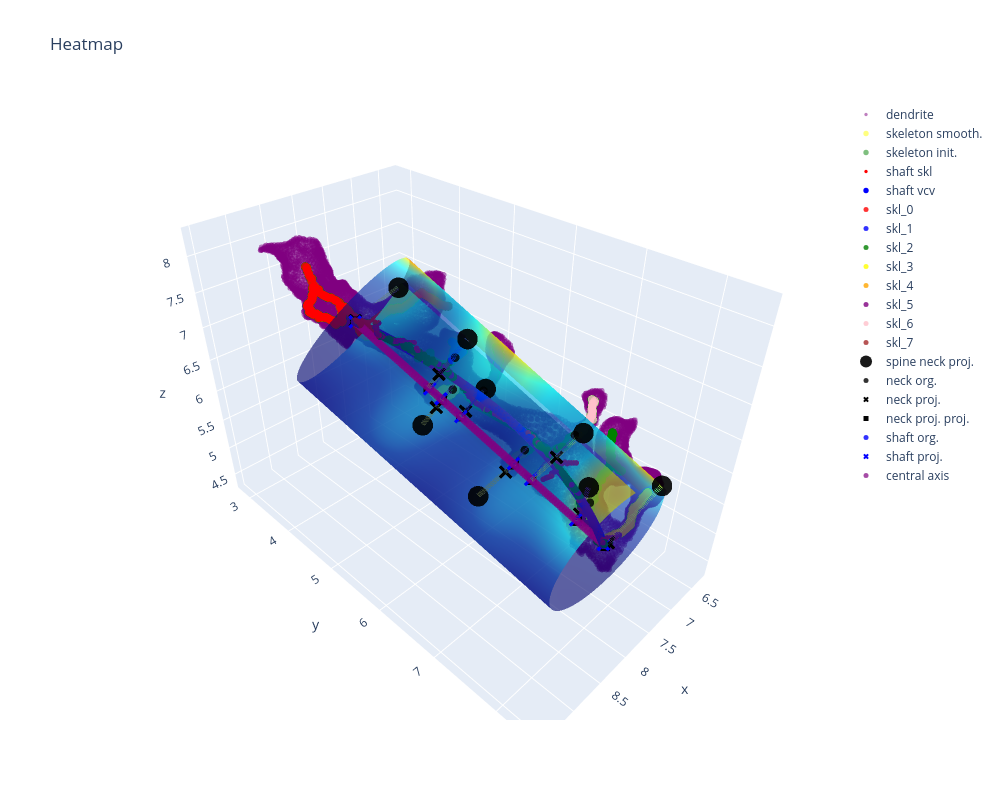

The code cell stored with this chart in its notebook:
### Code cell
import plotly.graph_objects as go
fig = go.Figure()

for ms in inten_mesh3d[2]:

    fig.add_trace(ms)
iun=inten_mesh3d[1][0]
iun['opacity']=0.6           # change the colorrscale opacity
fig.add_trace(iun)


for ms in inten_mesh3d[1][1:]:
    fig.add_trace(ms)
fig.update_layout(
    title="Heatmap",
    xaxis_title="X",
    yaxis_title="Y",
    width=1000,
    height=800
)

fig.show()

### Figure 1 — Plotly figure (JSON) as saved in the notebook; plotly's stock layout.template omitted (floating-point values rounded to 4 significant figures; data arrays with more than 128 entries replaced by an {"elided": "..."} marker saying what was removed)
{"data": [{"marker": {"color": "purple", "opacity": 0.5, "size": 3.3}, "mode": "markers", "name": "dendrite", "showlegend": true, "type": "scatter3d", "x": {"elided": "11228 float values"}, "y": {"elided": "11228 float values"}, "z": {"elided": "11228 float values"}}, {"marker": {"color": "yellow", "opacity": 0.5, "size": 5.3}, "mode": "markers", "name": "skeleton smooth.", "showlegend": true, "type": "scatter3d", "x": {"elided": "11228 float values"}, "y": {"elided": "11228 float values"}, "z": {"elided": "11228 float values"}}, {"marker": {"color": "green", "opacity": 0.5, "size": 5.3}, "mode": "markers", "name": "skeleton init.", "showlegend": true, "type": "scatter3d", "x": {"elided": "11228 float values"}, "y": {"elided": "11228 float values"}, "z": {"elided": "11228 float values"}}, {"marker": {"color": "red", "opacity": 1, "size": 3.3}, "mode": "markers", "name": "shaft skl", "showlegend": true, "type": "scatter3d", "x": {"elided": "243 float values"}, "y": {"elided": "243 float values"}, "z": {"elided": "243 float values"}}, {"marker": {"color": "blue", "opacity": 1, "size": 5.3}, "mode": "markers", "name": "shaft vcv", "showlegend": true, "type": "scatter3d", "x": {"elided": "150 float values"}, "y": {"elided": "150 float values"}, "z": {"elided": "150 float values"}}, {"marker": {"color": "red", "opacity": 0.8, "size": 5}, "mode": "markers", "name": "skl_0", "showlegend": true, "type": "scatter3d", "x": {"elided": "205 float values"}, "y": {"elided": "205 float values"}, "z": {"elided": "205 float values"}}, {"marker": {"color": "blue", "opacity": 0.8, "size": 5}, "mode": "markers", "name": "skl_1", "showlegend": true, "type": "scatter3d", "x": [8.587, 7.931, 8.497, 8.361, 7.931, 8.565, 8.429, 8.112, 8.587, 8.293, 8.089, 8.18, 8.27, 8.225, 8.52, 7.976, 8.316, 8.021, 8.044, 7.953, 7.976, 8.542, 8.587, 8.066, 8.202, 8.18, 8.587, 8.134, 8.565, 8.61, 7.976, 8.157, 7.976, 7.931, 7.999, 7.931, 8.587, 8.61, 8.474, 8.452, 8.338, 8.61, 8.406, 8.565, 8.565, 8.384, 8.248, 8.655, 8.633], "y": [6.309, 5.72, 6.196, 6.105, 5.697, 6.286, 6.15, 5.924, 6.309, 6.06, 5.901, 5.969, 6.037, 6.014, 6.218, 5.833, 6.082, 5.878, 5.878, 5.765, 5.788, 6.241, 6.331, 5.901, 5.992, 5.946, 6.331, 5.924, 6.286, 6.354, 5.811, 5.924, 5.856, 5.743, 5.856, 5.675, 6.309, 6.354, 6.196, 6.173, 6.105, 6.354, 6.15, 6.309, 6.264, 6.128, 6.037, 6.354, 6.354], "z": [7.704, 7.16, 7.591, 7.568, 7.138, 7.659, 7.591, 7.41, 7.749, 7.523, 7.387, 7.455, 7.5, 7.5, 7.591, 7.274, 7.523, 7.342, 7.364, 7.206, 7.228, 7.591, 7.795, 7.387, 7.478, 7.455, 7.772, 7.41, 7.636, 7.84, 7.251, 7.432, 7.296, 7.183, 7.319, 7.115, 7.727, 7.863, 7.591, 7.591, 7.546, 7.817, 7.591, 7.681, 7.613, 7.568, 7.523, 7.908, 7.885]}, {"marker": {"color": "green", "opacity": 0.8, "size": 5}, "mode": "markers", "name": "skl_2", "showlegend": true, "type": "scatter3d", "x": [7.206, 7.002, 6.979, 7.319, 7.251, 6.934, 6.979, 7.274, 7.002, 6.934, 6.979, 6.979, 6.843, 6.979, 6.957, 7.138, 7.228, 6.979, 6.979, 7.002, 7.002, 7.025, 6.911, 6.957, 7.16, 7.002, 6.979, 7.047, 6.957, 7.115, 7.296, 6.889, 6.957, 7.002, 7.002, 7.183, 7.07, 7.092, 7.115, 6.866, 6.957, 6.979, 6.957, 6.979, 6.979, 6.957, 6.979], "y": [7.396, 7.577, 7.373, 7.419, 7.419, 7.351, 7.396, 7.419, 7.509, 7.351, 7.419, 7.419, 7.305, 7.396, 7.396, 7.373, 7.419, 7.396, 7.419, 7.6, 7.351, 7.351, 7.351, 7.419, 7.373, 7.555, 7.419, 7.373, 7.396, 7.351, 7.419, 7.328, 7.373, 7.532, 7.487, 7.373, 7.351, 7.351, 7.373, 7.328, 7.373, 7.419, 7.419, 7.396, 7.441, 7.396, 7.464], "z": [5.53, 5.937, 5.756, 5.507, 5.507, 6.186, 6.118, 5.507, 5.96, 6.209, 6.051, 5.983, 6.277, 6.141, 5.801, 5.575, 5.507, 6.096, 6.005, 5.937, 5.733, 5.711, 6.232, 5.869, 5.575, 5.937, 5.96, 5.688, 5.847, 5.62, 5.507, 6.254, 6.164, 5.96, 5.96, 5.552, 5.665, 5.643, 5.598, 6.277, 5.779, 6.028, 5.892, 6.073, 5.915, 5.824, 5.96]}, {"marker": {"color": "yellow", "opacity": 0.8, "size": 5}, "mode": "markers", "name": "skl_3", "showlegend": true, "type": "scatter3d", "x": [7.568, 7.772, 7.749, 7.704, 7.795, 7.772, 7.681, 7.863, 7.591, 7.613, 7.863, 7.591, 7.568, 7.772, 7.704, 7.84, 7.591, 7.84, 7.863, 7.817, 7.681, 7.749, 7.636, 7.863, 7.863, 7.591, 7.568, 7.84, 7.772, 7.681, 7.727, 7.591, 7.591, 7.681, 7.659, 7.591, 7.591, 7.84, 7.863, 7.84, 7.863, 7.84], "y": [5.244, 5.176, 5.086, 5.086, 5.222, 5.131, 5.063, 5.357, 5.222, 5.176, 5.357, 5.267, 5.312, 5.154, 5.04, 5.267, 5.335, 5.29, 5.403, 5.244, 5.018, 5.108, 5.154, 5.425, 5.471, 5.199, 5.29, 5.539, 5.199, 5.108, 5.063, 5.335, 5.267, 5.04, 5.131, 5.357, 5.335, 5.312, 5.448, 5.516, 5.38, 5.335], "z": [6.209, 6.277, 6.232, 6.164, 6.3, 6.277, 6.164, 6.436, 6.186, 6.164, 6.458, 6.232, 6.3, 6.277, 6.209, 6.345, 6.368, 6.368, 6.504, 6.322, 6.186, 6.254, 6.141, 6.504, 6.526, 6.186, 6.277, 6.549, 6.277, 6.141, 6.209, 6.345, 6.254, 6.164, 6.141, 6.39, 6.322, 6.39, 6.504, 6.549, 6.481, 6.413]}, {"marker": {"color": "orange", "opacity": 0.8, "size": 5}, "mode": "markers", "name": "skl_4", "showlegend": true, "type": "scatter3d", "x": [6.979, 6.957, 7.047, 6.775, 7.092, 6.798, 7.478, 7.251, 6.843, 6.73, 7.206, 6.526, 7.115, 6.617, 6.639, 7.07, 6.572, 7.342, 7.319, 6.707, 7.296, 7.025, 7.41, 6.821, 7.183, 7.002, 7.387, 6.594, 6.662, 7.432, 6.685, 6.753, 6.889, 7.16, 6.934, 6.866, 7.364, 7.138, 7.274, 6.911, 7.228, 6.549], "y": [7.826, 7.826, 7.872, 7.804, 7.894, 7.804, 7.849, 7.894, 7.804, 7.781, 7.894, 7.759, 7.894, 7.759, 7.759, 7.872, 7.759, 7.872, 7.872, 7.781, 7.894, 7.849, 7.826, 7.804, 7.894, 7.849, 7.849, 7.759, 7.781, 7.804, 7.781, 7.804, 7.781, 7.894, 7.826, 7.781, 7.849, 7.894, 7.894, 7.804, 7.894, 7.759], "z": [5.348, 5.348, 5.326, 5.394, 5.303, 5.394, 5.235, 5.303, 5.394, 5.371, 5.303, 5.394, 5.303, 5.371, 5.371, 5.326, 5.371, 5.303, 5.303, 5.371, 5.303, 5.348, 5.28, 5.394, 5.303, 5.348, 5.28, 5.371, 5.394, 5.258, 5.371, 5.394, 5.348, 5.303, 5.371, 5.371, 5.303, 5.303, 5.303, 5.371, 5.303, 5.394]}, {"marker": {"color": "purple", "opacity": 0.8, "size": 5}, "mode": "markers", "name": "skl_5", "showlegend": true, "type": "scatter3d", "x": [7.342, 7.455, 7.478, 7.364, 7.41, 7.387, 7.296, 7.636, 7.274, 7.319, 7.523, 7.296, 7.5, 7.568, 7.296, 7.591, 7.613, 7.296, 7.546, 7.364, 7.432], "y": [5.856, 5.878, 5.901, 5.856, 5.878, 5.856, 5.811, 5.878, 5.788, 5.833, 5.901, 5.788, 5.901, 5.901, 5.833, 5.901, 5.901, 5.765, 5.901, 5.856, 5.878], "z": [6.889, 6.753, 6.73, 6.866, 6.798, 6.821, 6.957, 6.594, 7.002, 6.911, 6.707, 6.979, 6.707, 6.662, 6.934, 6.639, 6.617, 7.025, 6.685, 6.843, 6.775]}, {"marker": {"color": "pink", "opacity": 0.8, "size": 5}, "mode": "markers", "name": "skl_6", "showlegend": true, "type": "scatter3d", "x": [7.274, 7.364, 7.319, 7.342, 7.274, 7.274, 7.296, 7.296, 7.274, 7.319, 7.41, 7.319, 7.296, 7.296, 7.251, 7.296, 7.274, 7.274, 7.274, 7.387, 7.296, 7.296, 7.296, 7.319], "y": [7.238, 7.192, 7.192, 7.215, 7.238, 7.26, 7.26, 7.26, 7.26, 7.215, 7.147, 7.215, 7.26, 7.26, 7.26, 7.238, 7.26, 7.26, 7.238, 7.17, 7.283, 7.26, 7.283, 7.26], "z": [6.707, 6.504, 6.549, 6.526, 6.639, 6.753, 6.821, 6.889, 6.775, 6.572, 6.458, 6.594, 6.843, 6.866, 6.662, 6.617, 6.73, 6.798, 6.685, 6.481, 6.934, 6.911, 6.957, 6.979]}, {"marker": {"color": "brown", "opacity": 0.8, "size": 5}, "mode": "markers", "name": "skl_7", "showlegend": true, "type": "scatter3d", "x": [7.636, 7.613, 7.591, 7.568, 7.591, 7.613, 7.591, 7.613, 7.591, 7.568, 7.636, 7.613, 7.591, 7.591, 7.591, 7.568], "y": [6.399, 6.422, 6.422, 6.513, 6.535, 6.377, 6.535, 6.377, 6.422, 6.445, 6.377, 6.399, 6.535, 6.467, 6.558, 6.49], "z": [5.733, 5.779, 5.824, 5.915, 5.937, 5.688, 5.96, 5.665, 5.801, 5.847, 5.711, 5.756, 5.983, 5.869, 6.005, 5.892]}, {"cmax": 0.005922, "cmin": 5.071e-05, "colorscale": [[0, "rgb(0,0,131)"], [0.2, "rgb(0,60,170)"], [0.4, "rgb(5,255,255)"], [0.6, "rgb(255,255,0)"], [0.8, "rgb(250,0,0)"], [1, "rgb(128,0,0)"]], "opacity": 0.6, "showscale": false, "surfacecolor": {"elided": "270x200 float values"}, "type": "surface", "x": {"elided": "91x69 float values"}, "y": {"elided": "91x69 float values"}, "z": {"elided": "91x69 float values"}}, {"marker": {"color": "black", "opacity": 0.9, "size": 12}, "mode": "markers", "name": "spine neck proj.", "showlegend": true, "type": "scatter3d", "x": [7.578, 8.11, 6.773, 7.989, 6.795, 7.218, 7.56, 7.928], "y": [4.266, 6.045, 7.032, 5.114, 8.053, 5.531, 7.356, 6.096], "z": [7.433, 7.597, 5.183, 5.847, 5.852, 6.263, 6.683, 5.164]}, {"line": {"color": "yellow", "dash": "dash", "width": 10}, "mode": "lines", "showlegend": false, "type": "scatter3d", "x": [8.537, 7.578], "y": [4.547, 4.266], "z": [7.409, 7.433]}, {"line": {"color": "yellow", "dash": "dash", "width": 10}, "mode": "lines", "showlegend": false, "type": "scatter3d", "x": [8.236, 8.11], "y": [5.519, 6.045], "z": [6.756, 7.597]}, {"line": {"color": "yellow", "dash": "dash", "width": 10}, "mode": "lines", "showlegend": false, "type": "scatter3d", "x": [7.632, 6.773], "y": [7.472, 7.032], "z": [5.443, 5.183]}, {"line": {"color": "yellow", "dash": "dash", "width": 10}, "mode": "lines", "showlegend": false, "type": "scatter3d", "x": [8.18, 7.989], "y": [5.701, 5.114], "z": [6.633, 5.847]}, {"line": {"color": "yellow", "dash": "dash", "width": 10}, "mode": "lines", "showlegend": false, "type": "scatter3d", "x": [7.519, 6.795], "y": [7.837, 8.053], "z": [5.197, 5.852]}, {"line": {"color": "yellow", "dash": "dash", "width": 10}, "mode": "lines", "showlegend": false, "type": "scatter3d", "x": [8.104, 7.218], "y": [5.945, 5.531], "z": [6.469, 6.263]}, {"line": {"color": "yellow", "dash": "dash", "width": 10}, "mode": "lines", "showlegend": false, "type": "scatter3d", "x": [7.817, 7.56], "y": [6.873, 7.356], "z": [5.846, 6.683]}, {"line": {"color": "yellow", "dash": "dash", "width": 10}, "mode": "lines", "showlegend": false, "type": "scatter3d", "x": [7.888, 7.928], "y": [6.645, 6.096], "z": [5.999, 5.164]}, {"marker": {"color": "black", "opacity": 0.8, "size": 5}, "mode": "markers", "name": "neck org.", "showlegend": true, "type": "scatter3d", "x": [8.52, 7.931, 7.319, 7.84, 7.478, 7.636, 7.41, 7.591], "y": [4.542, 5.675, 7.419, 5.539, 7.849, 5.878, 7.147, 6.558], "z": [7.41, 7.115, 5.507, 6.549, 5.235, 6.594, 6.458, 6.005]}, {"marker": {"color": "black", "opacity": 0.99, "size": 5, "symbol": "x"}, "mode": "markers", "name": "neck proj.", "showlegend": true, "type": "scatter3d", "x": [8.52, 8.2, 7.465, 8.127, 7.478, 7.946, 7.688, 7.897], "y": [4.542, 5.672, 7.387, 5.537, 7.849, 5.871, 7.115, 6.523], "z": [7.41, 6.999, 5.392, 6.414, 5.235, 6.433, 6.265, 5.813]}, {"marker": {"color": "black", "opacity": 0.99, "size": 5, "symbol": "square"}, "mode": "markers", "name": "neck proj. proj.", "showlegend": true, "type": "scatter3d", "x": [8.537, 8.236, 7.632, 8.18, 7.519, 8.104, 7.817, 7.888], "y": [4.547, 5.519, 7.472, 5.701, 7.837, 5.945, 6.873, 6.645], "z": [7.409, 6.756, 5.443, 6.633, 5.197, 6.469, 5.846, 5.999]}, {"marker": {"color": "blue", "opacity": 0.8, "size": 5}, "mode": "markers", "name": "shaft org.", "showlegend": true, "type": "scatter3d", "x": [8.535, 7.962, 7.492, 7.899, 7.527, 7.794, 7.542, 7.585], "y": [4.555, 5.54, 7.483, 5.685, 7.811, 5.953, 6.894, 6.668], "z": [7.404, 6.86, 5.571, 6.78, 5.214, 6.63, 6.045, 6.198]}, {"marker": {"color": "blue", "opacity": 0.99, "size": 5, "symbol": "x"}, "mode": "markers", "name": "shaft proj.", "showlegend": true, "type": "scatter3d", "x": [8.535, 8.231, 7.638, 8.185, 7.527, 8.104, 7.821, 7.892], "y": [4.555, 5.537, 7.451, 5.684, 7.811, 5.946, 6.862, 6.633], "z": [7.404, 6.744, 5.456, 6.645, 5.214, 6.469, 5.853, 6.007]}, {"line": {"color": "black", "dash": "dash", "width": 5}, "mode": "lines", "showlegend": false, "type": "scatter3d", "x": [8.52, 8.52], "y": [4.542, 4.542], "z": [7.41, 7.41]}, {"line": {"color": "black", "dash": "dash", "width": 5}, "mode": "lines", "showlegend": false, "type": "scatter3d", "x": [7.931, 8.2], "y": [5.675, 5.672], "z": [7.115, 6.999]}, {"line": {"color": "black", "dash": "dash", "width": 5}, "mode": "lines", "showlegend": false, "type": "scatter3d", "x": [7.319, 7.465], "y": [7.419, 7.387], "z": [5.507, 5.392]}, {"line": {"color": "black", "dash": "dash", "width": 5}, "mode": "lines", "showlegend": false, "type": "scatter3d", "x": [7.84, 8.127], "y": [5.539, 5.537], "z": [6.549, 6.414]}, {"line": {"color": "black", "dash": "dash", "width": 5}, "mode": "lines", "showlegend": false, "type": "scatter3d", "x": [7.478, 7.478], "y": [7.849, 7.849], "z": [5.235, 5.235]}, {"line": {"color": "black", "dash": "dash", "width": 5}, "mode": "lines", "showlegend": false, "type": "scatter3d", "x": [7.636, 7.946], "y": [5.878, 5.871], "z": [6.594, 6.433]}, {"line": {"color": "black", "dash": "dash", "width": 5}, "mode": "lines", "showlegend": false, "type": "scatter3d", "x": [7.41, 7.688], "y": [7.147, 7.115], "z": [6.458, 6.265]}, {"line": {"color": "black", "dash": "dash", "width": 5}, "mode": "lines", "showlegend": false, "type": "scatter3d", "x": [7.591, 7.897], "y": [6.558, 6.523], "z": [6.005, 5.813]}, {"line": {"color": "blue", "dash": "dash", "width": 5}, "mode": "lines", "showlegend": false, "type": "scatter3d", "x": [8.535, 8.535], "y": [4.555, 4.555], "z": [7.404, 7.404]}, {"line": {"color": "blue", "dash": "dash", "width": 5}, "mode": "lines", "showlegend": false, "type": "scatter3d", "x": [7.962, 8.231], "y": [5.54, 5.537], "z": [6.86, 6.744]}, {"line": {"color": "blue", "dash": "dash", "width": 5}, "mode": "lines", "showlegend": false, "type": "scatter3d", "x": [7.492, 7.638], "y": [7.483, 7.451], "z": [5.571, 5.456]}, {"line": {"color": "blue", "dash": "dash", "width": 5}, "mode": "lines", "showlegend": false, "type": "scatter3d", "x": [7.899, 8.185], "y": [5.685, 5.684], "z": [6.78, 6.645]}, {"line": {"color": "blue", "dash": "dash", "width": 5}, "mode": "lines", "showlegend": false, "type": "scatter3d", "x": [7.527, 7.527], "y": [7.811, 7.811], "z": [5.214, 5.214]}, {"line": {"color": "blue", "dash": "dash", "width": 5}, "mode": "lines", "showlegend": false, "type": "scatter3d", "x": [7.794, 8.104], "y": [5.953, 5.946], "z": [6.63, 6.469]}, {"line": {"color": "blue", "dash": "dash", "width": 5}, "mode": "lines", "showlegend": false, "type": "scatter3d", "x": [7.542, 7.821], "y": [6.894, 6.862], "z": [6.045, 5.853]}, {"line": {"color": "blue", "dash": "dash", "width": 5}, "mode": "lines", "showlegend": false, "type": "scatter3d", "x": [7.585, 7.892], "y": [6.668, 6.633], "z": [6.198, 6.007]}, {"marker": {"color": "purple", "opacity": 0.7, "size": 5}, "mode": "markers", "name": "central axis", "showlegend": true, "type": "scatter3d", "x": [8.535, 8.524, 8.514, 8.504, 8.494, 8.484, 8.474, 8.463, 8.453, 8.443, 8.433, 8.423, 8.412, 8.402, 8.392, 8.382, 8.372, 8.362, 8.351, 8.341, 8.331, 8.321, 8.311, 8.3, 8.29, 8.28, 8.27, 8.26, 8.25, 8.239, 8.229, 8.219, 8.209, 8.199, 8.189, 8.178, 8.168, 8.158, 8.148, 8.138, 8.127, 8.117, 8.107, 8.097, 8.087, 8.077, 8.066, 8.056, 8.046, 8.036, 8.026, 8.016, 8.005, 7.995, 7.985, 7.975, 7.965, 7.954, 7.944, 7.934, 7.924, 7.914, 7.904, 7.893, 7.883, 7.873, 7.863, 7.853, 7.842, 7.832, 7.822, 7.812, 7.802, 7.792, 7.781, 7.771, 7.761, 7.751, 7.741, 7.731, 7.72, 7.71, 7.7, 7.69, 7.68, 7.669, 7.659, 7.649, 7.639, 7.629, 7.619, 7.608, 7.598, 7.588, 7.578, 7.568, 7.558, 7.547, 7.537, 7.527], "y": [4.555, 4.588, 4.62, 4.653, 4.686, 4.719, 4.752, 4.785, 4.818, 4.851, 4.884, 4.917, 4.949, 4.982, 5.015, 5.048, 5.081, 5.114, 5.147, 5.18, 5.213, 5.245, 5.278, 5.311, 5.344, 5.377, 5.41, 5.443, 5.476, 5.509, 5.542, 5.574, 5.607, 5.64, 5.673, 5.706, 5.739, 5.772, 5.805, 5.838, 5.871, 5.903, 5.936, 5.969, 6.002, 6.035, 6.068, 6.101, 6.134, 6.167, 6.199, 6.232, 6.265, 6.298, 6.331, 6.364, 6.397, 6.43, 6.463, 6.496, 6.528, 6.561, 6.594, 6.627, 6.66, 6.693, 6.726, 6.759, 6.792, 6.825, 6.857, 6.89, 6.923, 6.956, 6.989, 7.022, 7.055, 7.088, 7.121, 7.153, 7.186, 7.219, 7.252, 7.285, 7.318, 7.351, 7.384, 7.417, 7.45, 7.482, 7.515, 7.548, 7.581, 7.614, 7.647, 7.68, 7.713, 7.746, 7.779, 7.811], "z": [7.404, 7.382, 7.36, 7.338, 7.316, 7.294, 7.271, 7.249, 7.227, 7.205, 7.183, 7.161, 7.139, 7.117, 7.094, 7.072, 7.05, 7.028, 7.006, 6.984, 6.962, 6.94, 6.918, 6.895, 6.873, 6.851, 6.829, 6.807, 6.785, 6.763, 6.741, 6.718, 6.696, 6.674, 6.652, 6.63, 6.608, 6.586, 6.564, 6.542, 6.519, 6.497, 6.475, 6.453, 6.431, 6.409, 6.387, 6.365, 6.342, 6.32, 6.298, 6.276, 6.254, 6.232, 6.21, 6.188, 6.166, 6.143, 6.121, 6.099, 6.077, 6.055, 6.033, 6.011, 5.989, 5.966, 5.944, 5.922, 5.9, 5.878, 5.856, 5.834, 5.812, 5.789, 5.767, 5.745, 5.723, 5.701, 5.679, 5.657, 5.635, 5.613, 5.59, 5.568, 5.546, 5.524, 5.502, 5.48, 5.458, 5.436, 5.413, 5.391, 5.369, 5.347, 5.325, 5.303, 5.281, 5.259, 5.237, 5.214]}], "layout": {"height": 800, "title": {"text": "Heatmap"}, "width": 1000, "xaxis": {"title": {"text": "X"}}, "yaxis": {"title": {"text": "Y"}}}}
